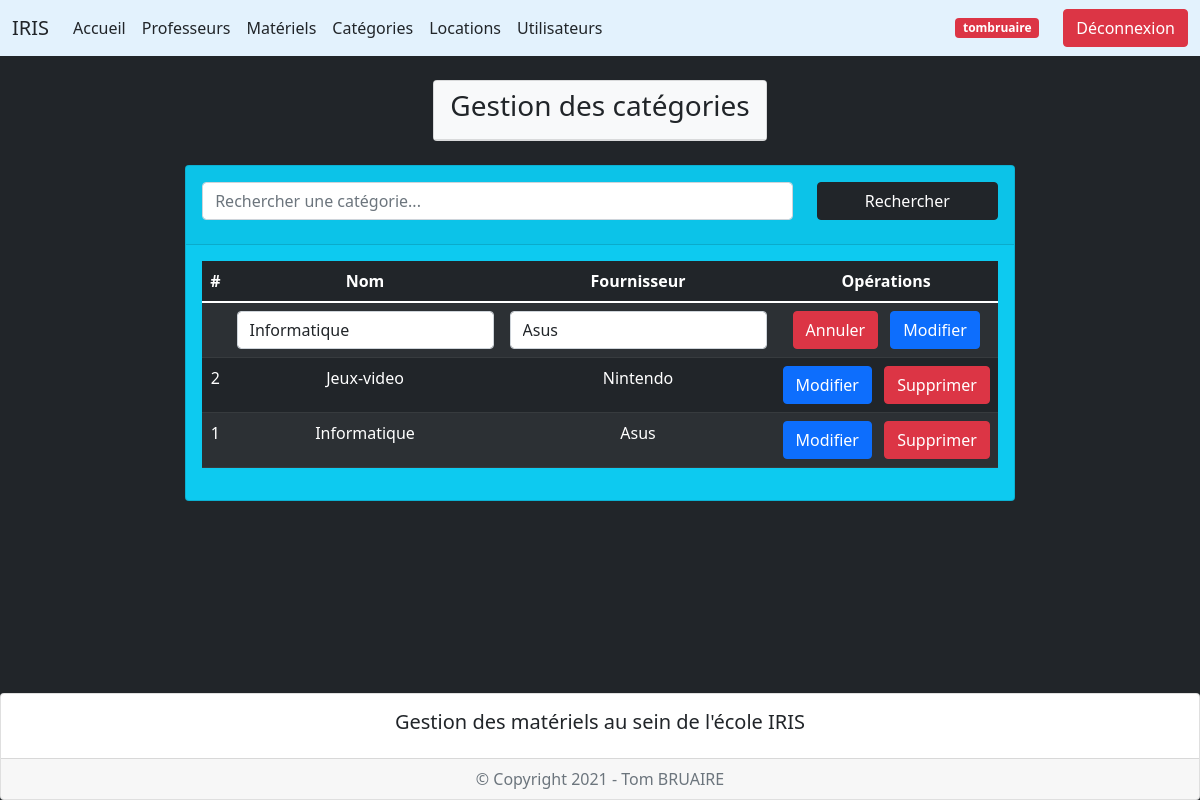
/index.php?page=3&action=edit&idcategorie=1 (signed in), run on the app's committed database.
### tables this page shows
create table categories (
    idcategorie int(3) not null auto_increment,
    libellecategorie varchar(50),
    fournisseurcategorie varchar(50),
    primary key (idcategorie)
);

### controleur/config_db.php (called while the page is built)
<?php
$server = "localhost";
$bdd = "iris";
$user = "root";
$mdp = "";
?>

### controleur/controleur.class.php (called while the page is built, shortened)
<?php
require_once("modele/modele.class.php");
class Controleur {
    private $unModele;
    public function __construct($server, $bdd, $user, $mdp) {
        $this->unModele = new Modele($server, $bdd, $user, $mdp);
    }
    public function setTable($uneTable) {
        $this->unModele->setTable($uneTable);
    }
    public function selectAll($chaine = "*", $orderby) {
        return $this->unModele->selectAll($chaine, $orderby);
    }
    public function selectWhere($chaine = "*", $where) {
        return $this->unModele->selectWhere($chaine, $where);
    }
}
?>

### vue/vue_categories.php (the view)
<div class="container mt-4 mb-5">
    <div class="row d-flex justify-content-center">
        <div class="col-auto">
            <div class="card bg-info">
                <div class="card-header">
                    <form method="post" action="" class="mt-2">
                        <div class="row mb-3">
                            <div class="col-9">
                                    <input type="search" name="mot" id="mot" placeholder="Rechercher une catégorie..." class="form-control">
                            </div>
                            <div class="col-3">
                                <button type="submit" name="Rechercher" class="btn btn-dark w-100">Rechercher</button>
                            </div>
                        </div>
                    </form>
                </div>
                <div class="card-body">
                    <div class="table-responsive">
                        <table class="table table-dark table-striped text-center">
                            <thead>
                                <tr>
                                    <th scope="col">#</th>
                                    <th scope="col">Nom</th>
                                    <th scope="col">Fournisseur</th>
                                    <?php if (isset($_SESSION['lvl']) && $_SESSION['lvl'] == 2) { ?>
                                    <th scole="col">Opérations</th>
                                    <?php } ?>
                                </tr>
                            </thead>
                            <tbody>
                                 <?php if (isset($_SESSION['lvl']) && $_SESSION['lvl'] == 2) { ?>
                                    <form method="post" action="">
                                        <tr>
                                            <td></td>
                                            <td><input type="text" name="libellecategorie" id="libelle" class="form-control" value="<?= ($laCategorie != null ? $laCategorie['libellecategorie'] : null); ?>"></td>
                                            <td><input type="text" name="fournisseurcategorie" id="fournisseur" class="form-control" value="<?= ($laCategorie != null ? $laCategorie['fournisseurcategorie'] : null); ?>"></td>
                                            <td>
                                                <?php if ($laCategorie != null) { ?>
                                                    <button type="submit" name="Annuler" class="btn btn-danger me-2">Annuler</button>
                                                <?php } ?>
                                                <button type="submit" <?= ($laCategorie != null ? 'name="subeditcategorie"' : 'name="subaddcategorie"'); ?> class="btn <?= ($laCategorie != null ? 'btn-primary' : 'btn-success w-100'); ?>"><?= ($laCategorie != null ? "Modifier" : "Ajouter"); ?></button>
                                            </td>
                                        </tr>
                                    </form>
                                 <?php } ?>
                            <?php foreach ($lesCategories as $uneCategorie) { ?>
                                <tr>
                                    <td><?= $uneCategorie['idcategorie']; ?></td>
                                    <td><?= $uneCategorie['libellecategorie']; ?></td>
                                    <td><?= $uneCategorie['fournisseurcategorie']; ?></td>
                                    <?php if (isset($_SESSION['lvl']) && $_SESSION['lvl'] == 2) { ?>
                                    <td>
                                        <a href="index.php?page=3&action=edit&idcategorie=<?= $uneCategorie['idcategorie']; ?>" class="btn btn-primary me-2">Modifier</a>
                                        <a href="index.php?page=3&action=sup&idcategorie=<?= $uneCategorie['idcategorie']; ?>" onclick="return(confirm('Voulez-vous vraiment supprimer cette catégorie ?'));" class="btn btn-danger">Supprimer</a>
                                    </td>
                                    <?php } ?>
                                </tr>
                            <?php } ?>
                            </tbody>
                        </table>
                    </div>
                </div>
            </div>
        </div>
    </div>
</div>

### data on the page
categories: libellecategorie "Informatique", fournisseurcategorie "Asus", idcategorie "1"
categories: idcategorie "2", libellecategorie "Jeux-video", fournisseurcategorie "Nintendo"

### other printed values
$_SESSION['pseudouser'] "tombruaire"
$text "Gestion des catégories"
